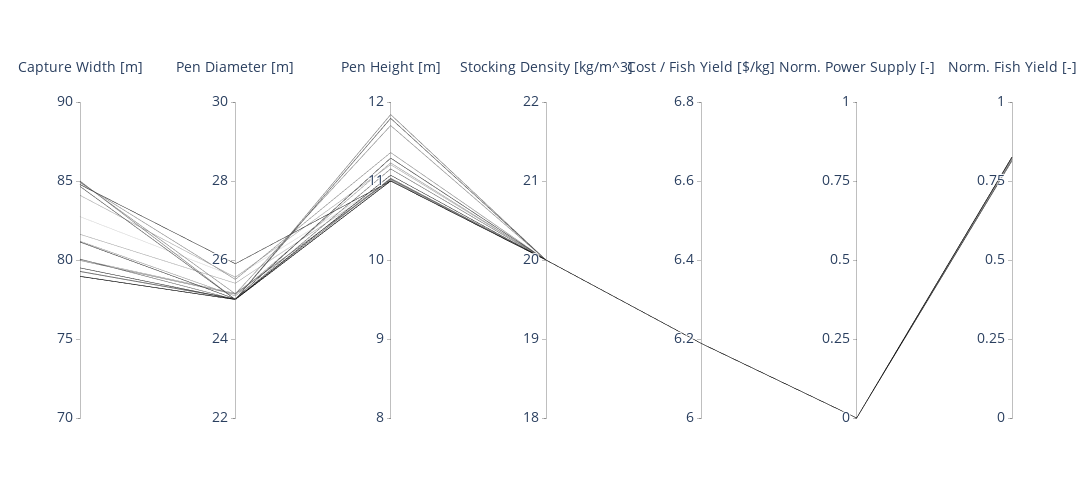

Here is the notebook cell this chart was saved with:
### Code cell
# ref: https://plotly.com/python/parallel-coordinates-plot/
import plotly.graph_objects as go

import pandas as pd

df['run_id'] = np.random.randn(len(df))

fig = go.Figure(data=
    go.Parcoords(
        line = dict(color = df['run_id'],
                   colorscale = [[0,'white'],[1,'black']],
                                                                     ),
        dimensions = list([
            dict(range = [70,90],
                tickvals = np.linspace(70,90, 5),
                label = 'Capture Width [m]', values = df['capture_width']),
            dict(range = [22,30],
            tickvals = np.linspace(22,30, 5),
                label = 'Pen Diameter [m]', values = df['pen_diameter']),
            dict(range = [8,12],
                tickvals = np.linspace(8,12, 5),
                label = 'Pen Height [m]', values = df['pen_height']),
            dict(range = [18,22],
                tickvals = np.linspace(18,22, 5),
                label = 'Stocking Density [kg/m^3]', values = df['stock_density']),
            dict(range = [6,6.8],
                tickvals = np.linspace(6,6.8, 5),
                label = 'Cost / Fish Yield [$/kg]', values = df['Obj']),
            dict(range = [0,1],
                tickvals = np.linspace(0,1, 5),
                label = 'Norm. Power Supply [-]', values = df['P_gen_cons']),
            dict(range = [0,1],
                tickvals = np.linspace(0,1, 5),
                label = 'Norm. Fish Yield [-]', values = df['fish_yield_cons'])
        ])
    )
)

fs = 14
fig.update_traces(
    labelfont=
    dict(size= fs), 
    tickfont=dict(size= fs), 
    selector=dict(type='parcoords')
    ) 

fig.update_layout(
    plot_bgcolor = 'white',
    paper_bgcolor = 'white',
    autosize=False,
    width=1350,
    height=500
    )

fig.write_image("results/Parallel_coordinate.pdf")
fig.write_image("results/Parallel_coordinate.png")
fig.show()
